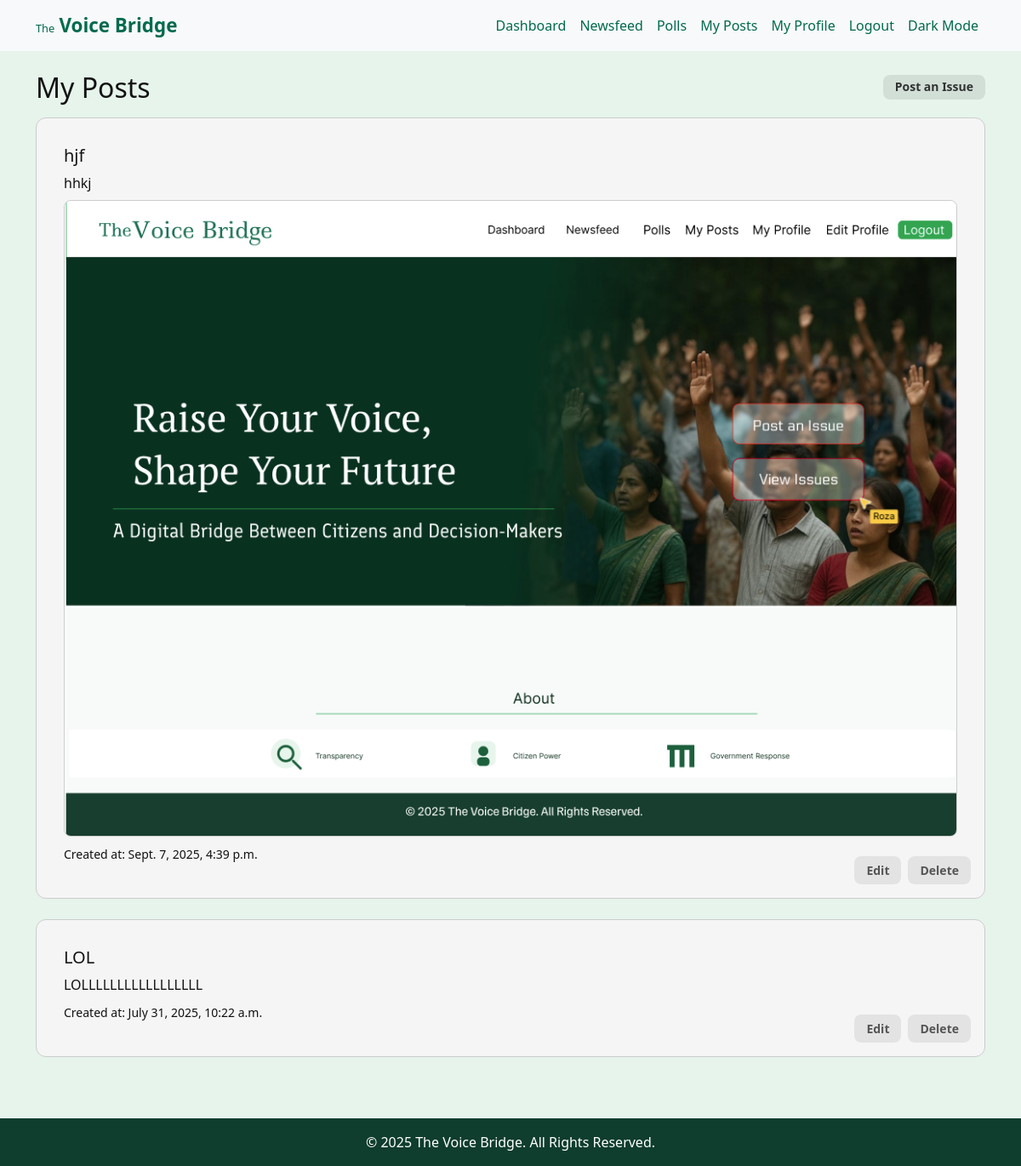
The app's page /my-posts/ (signed in), older data.
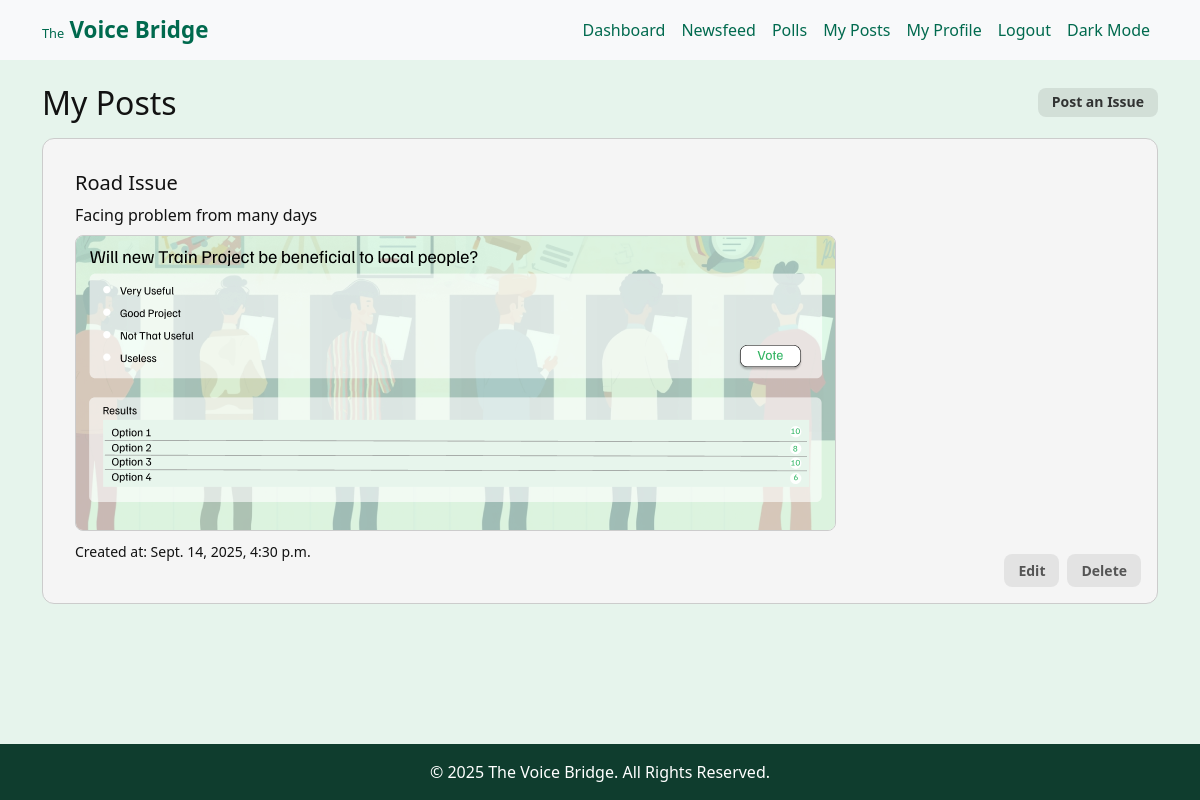
The same page, newer data.
### issues/models.py (models this page shows, shortened)
class Issue(models.Model):
    user = models.ForeignKey(CustomUser, on_delete=models.SET_NULL, null=True, blank=True)
    title = models.CharField(max_length=200)
    description = models.TextField()
    image = models.ImageField(upload_to='issue_images/', blank=True, null=True)
    division = models.CharField(max_length=100)
    district = models.CharField(max_length=100)
    upazila = models.CharField(max_length=100)
    created_at = models.DateTimeField(auto_now_add=True)
    anonymous = models.BooleanField(default=False)
    status = models.CharField(max_length=20, choices=STATUS_CHOICES, default='Pending')

### issues/views.py (the view)
# urls.py: path('my-posts/', views.my_posts, name='my_posts'),
@login_required
def my_posts(request):
    posts = Issue.objects.filter(user=request.user).order_by('-created_at')
    return render(request, 'issues/my_posts.html', {'posts': posts})

### issues/templates/issues/my_posts.html (shortened to what this page needs)
{% extends 'base.html' %}
{% block content %}
<h2>
  My Posts
  <a href="{% url 'create_issue' %}" class="create-button">Post an Issue</a>
</h2>
{% for issue in posts %}
  <div class="card">
    <div class="card-body">
      <h5 class="card-title">{{ issue.title }}</h5>
      <p>{{ issue.description }}</p>
      {% if issue.image %}
        <img src="{{ issue.image.url }}" class="img-fluid mb-2">
      {% endif %}
      <p><small>Created at: {{ issue.created_at }}</small></p>
      {% if request.user == issue.user %}
        <div class="card-actions">
          <a href="{% url 'post_edit' issue.id %}" class="button">Edit</a>
          <a href="{% url 'post_delete' issue.id %}" class="button">Delete</a>
        </div>
      {% endif %}
    </div>
  </div>
{% empty %}
  <p>You haven't posted anything yet.</p>
{% endfor %}
{% endblock %}

Row changes from the older to the newer data that the page shows:
removed Issue: title "hjf", description "hhkj", image (picture), created_at "Sept. 7, 2025, 4:39 p.m.", shows "Edit"
removed Issue: title "LOL", description "LOLLLLLLLLLLLLLLLLL", created_at "July 31, 2025, 10:22 a.m.", shows "Edit"
added Issue: title "Road Issue", description "Facing problem from many days", image (picture), created_at "Sept. 14, 2025, 4:30 p.m.", shows "Edit"
